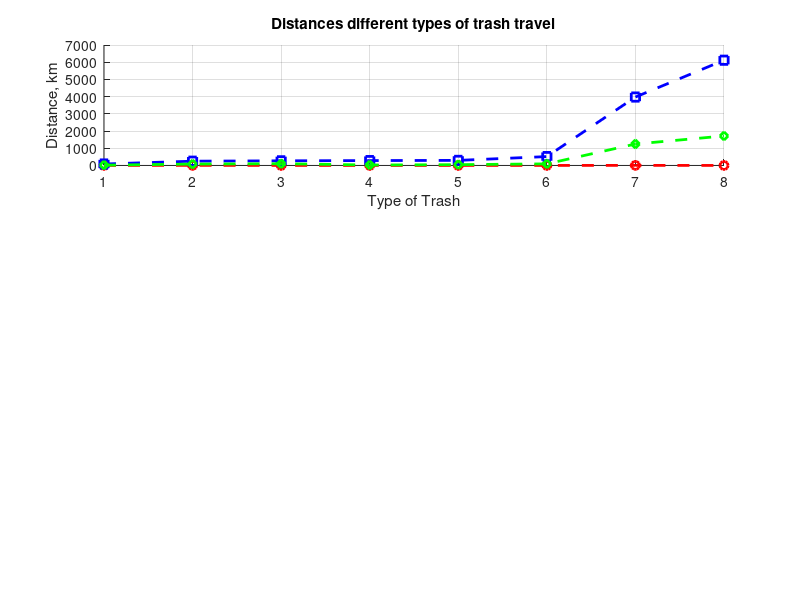

Write MATLAB code to recreate this figure. (Note: this script raises an error after producing the figure.)
%Project 2 - Plotting
%Alan Tieng
%CS 109, Spring 2020, Reckinger

clear all;
close all;
clc;

mindist=[2.71 4.25 0.92 0.03 0.79 1.22 4.84 1.16]; %km
maxdist=[84.07 248.54 269.4 283.54 294.96 515.89 3975.58 6115.71]; %km
avdist=[18.4 79.46 101.24 27.15 46.33 92.36 1246.15 1713.57]; %km
time=[500 30 300 450 5000 15 100 100]; %years
ghg=[0.001 0.004 0.005 0.001 0.002 0.005 0.066 0.091]; %MTCE/us ton
types=["glass", "wood", "computer", "plastic", "styrofoam", "wood", ...
    "battery", "cartridge"];
ghg_highlight = .05;
time_highlight = 400;

subplot(3,1,1);
hold all;
grid on;
plot(mindist, 'r--o', 'LineWidth', 2, 'MarkerSize', 6);
plot(maxdist, 'b--s', 'LineWidth', 2, 'MarkerSize', 6);
plot(avdist, 'g--d', 'LineWidth', 2, 'MarkerSize', 6);
title('Distances different types of trash travel')
xlabel('Type of Trash');
ylabel('Distance, km');
xticklabels(types);
legend('minimum distance', 'maximum distance', 'average distance', ...
    'Location', 'northwest');

subplot(3,1,2);
hold all;
grid on;
plot(ghg, 'sk', 'MarkerSize', 10, 'MarkerFaceColor', 'k');
plot(find(ghg  > ghg_highlight), ghg(ghg > ghg_highlight), 'or',...
    'MarkerSize', 25, 'LineWidth', 2); %circle ghg values > ghg_highlight
title('Greenhouse gas emissions from various types of trash');
xlabel('Type of Trash');
ylabel('GHG, MTCE/us ton');
xticklabels(types);

subplot(3,1,3);
hold all;
grid on;
plot(time, '*g', 'MarkerSize', 20);
plot(find(time > time_highlight), time(time > time_highlight), 'or',...
    'MarkerSize', 25, 'LineWidth', 2); %circle time values > time_highlight
title('Time to decompose of various types of trash');
xlabel('Type of Trash');
ylabel('Time, years');
xticklabels(types);
ylim([0, 6000]); %to match dimensions of example photo